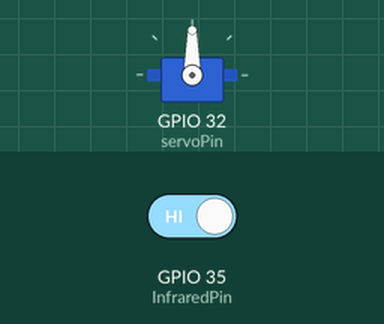
Bench run of a sketch on a simulated ESP32. Shown: servo. The test bench sets the inputs (shaded band); at power-on: GPIO 35 (InfraredPin) HIGH. WiFi joins after 1.5 s; servers stay silent unless stated; the Firebase database answers and starts empty; what the sketch prints to the serial monitor is not drawn.

Above: at 0.1 s.
At 2.7 s:
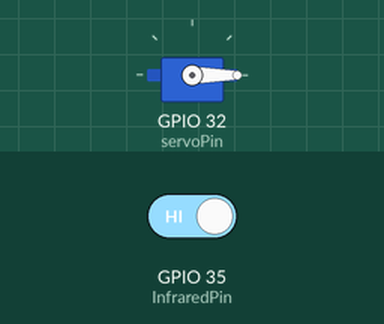
2.8 s: GPIO 35 (InfraredPin) driven LOW
Timing chart, 0 to 5.8 s (numbered marks = the images above; inputs shaded):
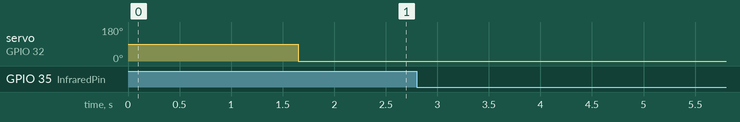

The sketch:

arduino_servo.ino
```cpp
#include <Arduino.h>
#if defined(ESP32)
  #include <WiFi.h>
#elif defined(ESP8266)
  #include <ESP8266WiFi.h>
#endif
#include <Firebase_ESP_Client.h>
#include <ESP32Servo.h>

//Provide the token generation process info.
#include "addons/TokenHelper.h"
//Provide the RTDB payload printing info and other helper functions.
#include "addons/RTDBHelper.h"

// Insert your network credentials
#define WIFI_SSID "ChrisAngel@unifi"
#define WIFI_PASSWORD "blueteddy88"

// Insert Firebase project API Key
#define API_KEY "AIzaSyDU3Rd1o_TFHgrE4GdqJyCtLeYxg9Ur-WI"

// Insert RTDB URLefine the RTDB URL */
#define DATABASE_URL "https://mini-project-d76ba-default-rtdb.asia-southeast1.firebasedatabase.app/"

//Define Firebase Data object
FirebaseData fbdo;

FirebaseAuth auth;
FirebaseConfig config;

unsigned long sendDataPrevMillis = 0;
bool signupOK = false;

int InfraredPin = 35;
int servoPin = 32;
Servo myServo;
int pos = 0;

String movementstatus="";

void setup(){
  Serial.begin(115200);
  pinMode(InfraredPin, INPUT);
  myServo.attach(servoPin);


  WiFi.begin(WIFI_SSID, WIFI_PASSWORD);
  Serial.print("Connecting to Wi-Fi");
  while (WiFi.status() != WL_CONNECTED){
    Serial.print(".");
    delay(300);
  }
  Serial.println();
  Serial.print("Connected with IP: ");
  Serial.println(WiFi.localIP());
  Serial.println();

  /* Assign the api key (required) */
  config.api_key = API_KEY;

  /* Assign the RTDB URL (required) */
  config.database_url = DATABASE_URL;

  /* Sign up */
  if (Firebase.signUp(&config, &auth, "", "")){
    Serial.println("ok");
    signupOK = true;
  }
  else{
    Serial.printf("%s\n", config.signer.signupError.message.c_str());
  }

  /* Assign the callback function for the long running token generation task */
  config.token_status_callback = tokenStatusCallback; //see addons/TokenHelper.h

  Firebase.begin(&config, &auth);
  Firebase.reconnectWiFi(true);
}

void loop(){
  if (Firebase.ready() && signupOK && (millis() - sendDataPrevMillis > 5000 || sendDataPrevMillis == 0)){
    sendDataPrevMillis = millis();
    // Write an Int number on the database path test/int
  //int fire = digitalRead(fsensor);// read Flame sensor
   int IR = digitalRead(InfraredPin);
     //Sense of pet 1st time
    if(IR==LOW)
    {
      Serial.println("Pet detected! Feeding time!");
      movementstatus="Your pet is waiting for food";
      Firebase.RTDB.setString(&fbdo, "objstatus", movementstatus);

    if (Firebase.RTDB.getInt(&fbdo, "/pos")) {
        pos = fbdo.intData();
        Serial.println("Angle value = ");
        Serial.println(pos);
    }
    else {
      Serial.println(fbdo.errorReason());
    }

    if(pos==90)
    {
        //Open first compartment
        for (pos = 0; pos <= 90; pos += 1) // goes from 0 degrees to 90 degree in steps of 1 degree
        {
            myServo.write(pos);    // tell servo to go to position in variable 'pos'
        }
          delay(2000);
    }
    else if(pos==180)
    {
      //Open second compartment
        for (pos = 0; pos <= 180; pos += 1) // goes from 0 degrees to 90 degree in steps of 1 degree
        {
            myServo.write(pos);    // tell servo to go to position in variable 'pos'
        }
            delay(2000);
    }
    else
    {
          myServo.write(0);
          delay(2000);
    }

    } //IR=LOW

    else
    {
      Serial.println("There's no pet");
      movementstatus="No Object";
      Firebase.RTDB.setString(&fbdo, "objstatus", movementstatus);
      myServo.write(0);
      delay(2000);
    }

}//firebase ready
}
```

Measured:
- after the input at 2.8 s, every drawn part: stays the same
